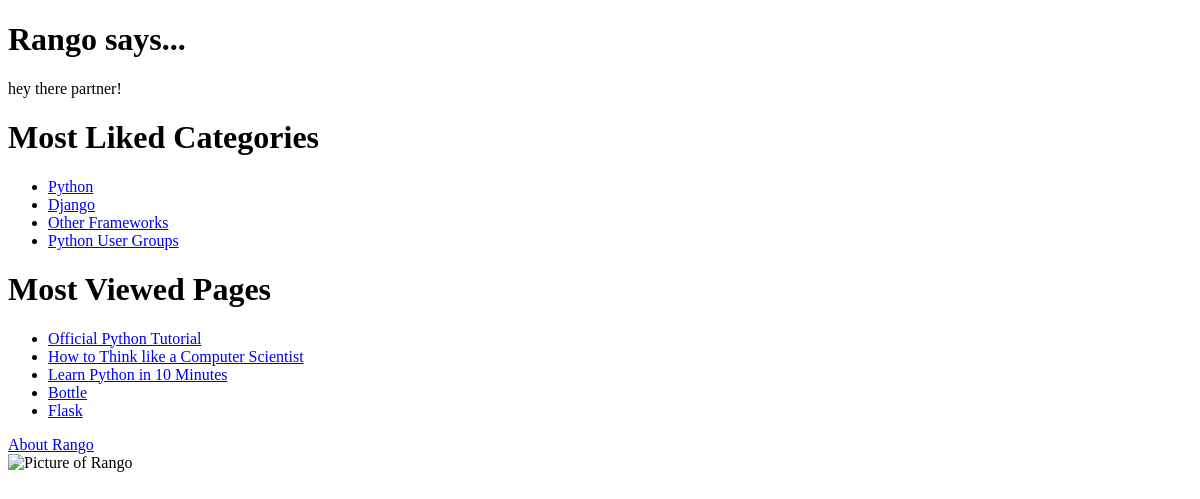
The app's page /, older data.
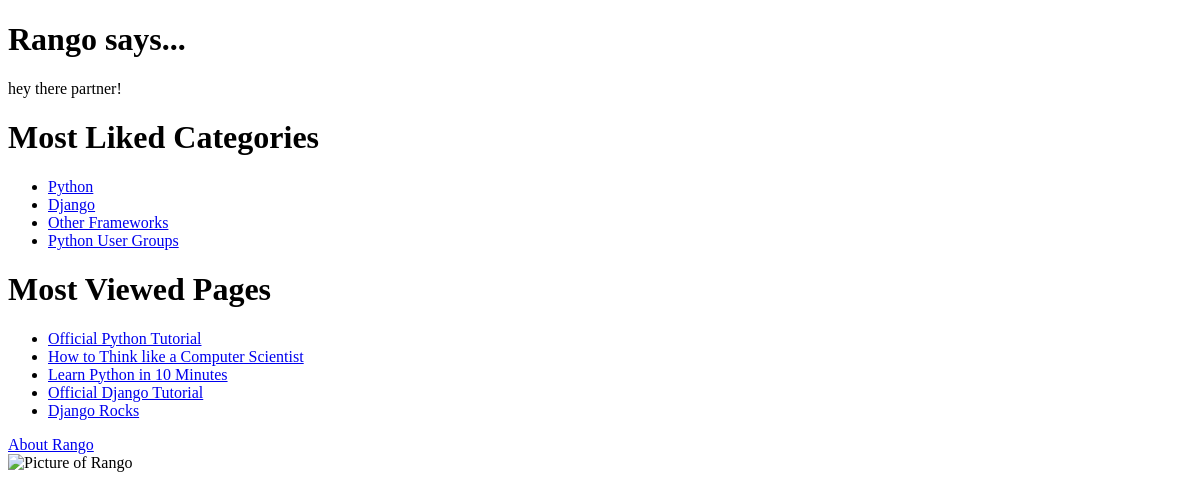
The same page, newer data.
### rango/models.py (models this page shows, shortened)
class Category(models.Model):
    name = models.CharField(max_length=128, unique=True)
    views = models.IntegerField(default=0)
    likes = models.IntegerField(default=0)
    slug = models.SlugField(unique=True)
    class Meta:
       verbose_name_plural = 'Categories'

class Page(models.Model):
    category = models.ForeignKey(Category)
    title = models.CharField(max_length=128)
    url = models.URLField()
    views = models.IntegerField(default=0)

### rango/views.py (the view)
# urls.py: url(r'^$', views.index, name='index'),
def index(request):
    category = Category.objects.order_by('-likes')[:5]
    page = Page.objects.order_by('-views')[:5]
    context_dict = {'categories': category,'pages': page}
    return render(request, 'rango/index.html' , context=context_dict)

### templates/rango/index.html (shortened to what this page needs)
<!DOCTYPE html>
{% load staticfiles %}
<html>
<head>
</head>
<body>
    <h1>Rango says...</h1>
    <div>hey there partner!</div>
    <div>
    {% if categories %}
    <h1>Most Liked Categories</h1>
    <ul>
        {% for category in categories %}
            <li>
            <a href="/rango/category/{{ category.slug }}">{{ category.name }}</a>
            </li>
        {% endfor %}
    </ul>
    {% else %}
        <strong>There are no categories present.</strong>
    {% endif %}
    {% if pages %}
    <h1>Most Viewed Pages</h1>
    <ul>
        {% for page in pages %}
            <li>
            <a href="{{ page.url }}">{{ page.title }}</a>
            </li>
        {% endfor %}
    </ul>
    {% else %}
        <strong>There are no categories present.</strong>
    {% endif %}
    </div>
    <div>
        <a href="/rango/about/">About Rango</a><br />
        <img src="{% static "images/rango.jpg" %}" alt="Picture of Rango" />
    </div>
</body>
</html>

Row changes from the older to the newer data that the page shows:
removed Page: title "Bottle"
removed Page: title "Flask"
added Page: title "Official Django Tutorial"
added Page: title "Django Rocks"
